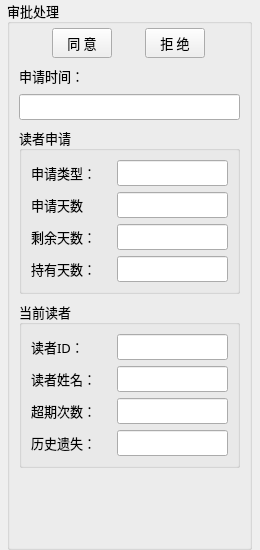
              <widget class="QWidget" name="widget_2" native="true">
               <property name="minimumSize">
                <size>
                 <width>260</width>
                 <height>0</height>
                </size>
               </property>
               <property name="maximumSize">
                <size>
                 <width>260</width>
                 <height>16777215</height>
                </size>
               </property>
               <layout class="QGridLayout" name="gridLayout_35">
                <property name="leftMargin">
                 <number>4</number>
                </property>
                <property name="topMargin">
                 <number>0</number>
                </property>
                <property name="rightMargin">
                 <number>4</number>
                </property>
                <property name="bottomMargin">
                 <number>0</number>
                </property>
                <property name="spacing">
                 <number>0</number>
                </property>
                <item row="0" column="0">
                 <widget class="QGroupBox" name="groupBox_applyBook_5">
                  <property name="minimumSize">
                   <size>
                    <width>245</width>
                    <height>0</height>
                   </size>
                  </property>
                  <property name="maximumSize">
                   <size>
                    <width>245</width>
                    <height>16777215</height>
                   </size>
                  </property>
                  <property name="font">
                   <font>
                    <family>微软雅黑</family>
                    <pointsize>10</pointsize>
                    <bold>false</bold>
                   </font>
                  </property>
                  <property name="title">
                   <string>审批处理</string>
                  </property>
                  <layout class="QGridLayout" name="gridLayout_34">
                   <property name="topMargin">
                    <number>0</number>
                   </property>
                   <property name="horizontalSpacing">
                    <number>0</number>
                   </property>
                   <property name="verticalSpacing">
                    <number>7</number>
                   </property>
                   <item row="3" column="0">
                    <widget class="QGroupBox" name="groupBox_2">
                     <property name="font">
                      <font>
                       <family>微软雅黑</family>
                       <pointsize>10</pointsize>
                       <bold>false</bold>
                      </font>
                     </property>
                     <property name="title">
                      <string>读者申请</string>
                     </property>
                     <layout class="QGridLayout" name="gridLayout_32">
                      <item row="0" column="0">
                       <widget class="QLabel" name="label_43">
                        <property name="minimumSize">
                         <size>
                          <width>80</width>
                          <height>22</height>
                         </size>
                        </property>
                        <property name="maximumSize">
                         <size>
                          <width>80</width>
                          <height>22</height>
                         </size>
                        </property>
                        <property name="text">
                         <string>申请类型：</string>
                        </property>
                       </widget>
                      </item>
                      <item row="0" column="1">
                       <widget class="QLineEdit" name="lineEdit_reviewApplyType">
                        <property name="minimumSize">
                         <size>
                          <width>0</width>
                          <height>26</height>
                         </size>
                        </property>
                        <property name="maximumSize">
                         <size>
                          <width>16777215</width>
                          <height>26</height>
                         </size>
                        </property>
                        <property name="font">
                         <font>
                          <family>微软雅黑</family>
                          <pointsize>10</pointsize>
                          <bold>false</bold>
                         </font>
                        </property>
                        <property name="text">
                         <string/>
                        </property>
                        <property name="readOnly">
                         <bool>true</bool>
                        </property>
                       </widget>
                      </item>
                      <item row="1" column="0">
                       <widget class="QLabel" name="label_46">
                        <property name="minimumSize">
                         <size>
                          <width>80</width>
                          <height>22</height>
                         </size>
                        </property>
                        <property name="maximumSize">
                         <size>
                          <width>80</width>
                          <height>22</height>
                         </size>
                        </property>
                        <property name="text">
                         <string>申请天数</string>
                        </property>
                       </widget>
                      </item>
                      <item row="1" column="1">
                       <widget class="QLineEdit" name="lineEdit_reviewApplyDay">
                        <property name="minimumSize">
                         <size>
                          <width>0</width>
                          <height>26</height>
                         </size>
                        </property>
                        <property name="maximumSize">
                         <size>
                          <width>16777215</width>
                          <height>26</height>
                         </size>
                        </property>
                        <property name="font">
                         <font>
                          <family>微软雅黑</family>
                          <pointsize>10</pointsize>
                          <bold>false</bold>
                         </font>
                        </property>
                        <property name="text">
                         <string/>
                        </property>
                        <property name="readOnly">
                         <bool>true</bool>
                        </property>
                       </widget>
                      </item>
                      <item row="2" column="0">
                       <widget class="QLabel" name="label_47">
                        <property name="minimumSize">
                         <size>
                          <width>80</width>
                          <height>22</height>
                         </size>
                        </property>
                        <property name="maximumSize">
                         <size>
                          <width>80</width>
                          <height>22</height>
                         </size>
                        </property>
                        <property name="text">
                         <string>剩余天数：</string>
                        </property>
                       </widget>
                      </item>
                      <item row="2" column="1">
                       <widget class="QLineEdit" name="lineEdit_reviewRemainderDay">
                        <property name="minimumSize">
                         <size>
                          <width>0</width>
                          <height>26</height>
                         </size>
                        </property>
                        <property name="maximumSize">
                         <size>
                          <width>16777215</width>
                          <height>26</height>
                         </size>
                        </property>
                        <property name="font">
                         <font>
                          <family>微软雅黑</family>
                          <pointsize>10</pointsize>
                          <bold>false</bold>
                         </font>
                        </property>
                        <property name="text">
                         <string/>
                        </property>
                        <property name="readOnly">
                         <bool>true</bool>
                        </property>
                       </widget>
                      </item>
                      <item row="3" column="0">
                       <widget class="QLabel" name="label_48">
                        <property name="minimumSize">
                         <size>
                          <width>80</width>
                          <height>22</height>
                         </size>
                        </property>
                        <property name="maximumSize">
                         <size>
                          <width>80</width>
                          <height>22</height>
                         </size>
                        </property>
                        <property name="text">
                         <string>持有天数：</string>
                        </property>
                       </widget>
                      </item>
                      <item row="3" column="1">
                       <widget class="QLineEdit" name="lineEdit_reviewHoldTimeDay">
                        <property name="minimumSize">
                         <size>
                          <width>0</width>
                          <height>26</height>
                         </size>
                        </property>
                        <property name="maximumSize">
                         <size>
                          <width>16777215</width>
                          <height>26</height>
                         </size>
                        </property>
                        <property name="font">
                         <font>
                          <family>微软雅黑</family>
                          <pointsize>10</pointsize>
                          <bold>false</bold>
                         </font>
                        </property>
                        <property name="text">
                         <string/>
                        </property>
                        <property name="readOnly">
                         <bool>true</bool>
                        </property>
                       </widget>
                      </item>
                     </layout>
                    </widget>
                   </item>
                   <item row="5" column="0">
                    <spacer name="verticalSpacer_7">
                     <property name="orientation">
                      <enum>Qt::Vertical</enum>
                     </property>
                     <property name="sizeType">
                      <enum>QSizePolicy::Maximum</enum>
                     </property>
                     <property name="sizeHint" stdset="0">
                      <size>
                       <width>20</width>
                       <height>30</height>
                      </size>
                     </property>
                    </spacer>
                   </item>
                   <item row="4" column="0">
                    <widget class="QGroupBox" name="groupBox">
                     <property name="font">
                      <font>
                       <family>微软雅黑</family>
                       <pointsize>10</pointsize>
                       <bold>false</bold>
                      </font>
                     </property>
                     <property name="title">
                      <string>当前读者</string>
                     </property>
                     <layout class="QGridLayout" name="gridLayout_31">
                      <item row="0" column="0">
                       <widget class="QLabel" name="label_40">
                        <property name="minimumSize">
                         <size>
                          <width>80</width>
                          <height>22</height>
                         </size>
                        </property>
                        <property name="maximumSize">
                         <size>
                          <width>80</width>
                          <height>22</height>
                         </size>
                        </property>
                        <property name="text">
                         <string>读者ID：</string>
                        </property>
                       </widget>
                      </item>
                      <item row="0" column="1">
                       <widget class="QLineEdit" name="lineEdit_reviewReaderId">
                        <property name="minimumSize">
                         <size>
                          <width>0</width>
                          <height>26</height>
                         </size>
                        </property>
                        <property name="maximumSize">
                         <size>
                          <width>16777215</width>
                          <height>26</height>
                         </size>
                        </property>
                        <property name="font">
                         <font>
                          <family>微软雅黑</family>
                          <pointsize>10</pointsize>
                          <bold>false</bold>
                         </font>
                        </property>
                        <property name="text">
                         <string/>
                        </property>
                        <property name="readOnly">
                         <bool>true</bool>
                        </property>
                       </widget>
                      </item>
                      <item row="1" column="0">
                       <widget class="QLabel" name="label_39">
                        <property name="minimumSize">
                         <size>
                          <width>80</width>
                          <height>22</height>
                         </size>
                        </property>
                        <property name="maximumSize">
                         <size>
                          <width>80</width>
                          <height>22</height>
                         </size>
                        </property>
                        <property name="text">
                         <string>读者姓名：</string>
                        </property>
                       </widget>
                      </item>
                      <item row="1" column="1">
                       <widget class="QLineEdit" name="lineEdit_reviewReaderName">
                        <property name="minimumSize">
                         <size>
                          <width>0</width>
                          <height>26</height>
                         </size>
                        </property>
                        <property name="maximumSize">
                         <size>
                          <width>16777215</width>
                          <height>26</height>
                         </size>
                        </property>
                        <property name="font">
                         <font>
                          <family>微软雅黑</family>
                          <pointsize>10</pointsize>
                          <bold>false</bold>
                         </font>
                        </property>
                        <property name="text">
                         <string/>
                        </property>
                        <property name="readOnly">
                         <bool>true</bool>
                        </property>
                       </widget>
                      </item>
                      <item row="2" column="0">
                       <widget class="QLabel" name="label_44">
                        <property name="minimumSize">
                         <size>
                          <width>80</width>
                          <height>22</height>
                         </size>
                        </property>
                        <property name="maximumSize">
                         <size>
                          <width>80</width>
                          <height>22</height>
                         </size>
                        </property>
                        <property name="text">
                         <string>超期次数：</string>
                        </property>
                       </widget>
                      </item>
                      <item row="2" column="1">
                       <widget class="QLineEdit" name="lineEdit_reviewOverdueNum">
                        <property name="minimumSize">
                         <size>
                          <width>0</width>
                          <height>26</height>
                         </size>
                        </property>
                        <property name="maximumSize">
                         <size>
                          <width>16777215</width>
                          <height>26</height>
                         </size>
                        </property>
                        <property name="font">
                         <font>
                          <family>微软雅黑</family>
                          <pointsize>10</pointsize>
                          <bold>false</bold>
                         </font>
                        </property>
                        <property name="text">
                         <string/>
                        </property>
                        <property name="readOnly">
                         <bool>true</bool>
                        </property>
                       </widget>
                      </item>
                      <item row="3" column="0">
                       <widget class="QLabel" name="label_45">
                        <property name="minimumSize">
                         <size>
                          <width>80</width>
                          <height>22</height>
                         </size>
                        </property>
                        <property name="maximumSize">
                         <size>
                          <width>80</width>
                          <height>22</height>
                         </size>
                        </property>
                        <property name="text">
                         <string>历史遗失：</string>
                        </property>
                       </widget>
                      </item>
                      <item row="3" column="1">
                       <widget class="QLineEdit" name="lineEdit_reviewTotalLossNum">
                        <property name="minimumSize">
                         <size>
                          <width>0</width>
                          <height>26</height>
                         </size>
                        </property>
                        <property name="maximumSize">
                         <size>
                          <width>16777215</width>
                          <height>26</height>
                         </size>
                        </property>
                        <property name="font">
                         <font>
                          <family>微软雅黑</family>
                          <pointsize>10</pointsize>
                          <bold>false</bold>
                         </font>
                        </property>
                        <property name="text">
                         <string/>
                        </property>
                        <property name="readOnly">
                         <bool>true</bool>
                        </property>
                       </widget>
                      </item>
                     </layout>
                    </widget>
                   </item>
                   <item row="0" column="0">
                    <layout class="QGridLayout" name="gridLayout_33">
                     <property name="topMargin">
                      <number>4</number>
                     </property>
                     <item row="0" column="0">
                      <widget class="QPushButton" name="btn_reviewBookAgree">
                       <property name="minimumSize">
                        <size>
                         <width>60</width>
                         <height>30</height>
                        </size>
                       </property>
                       <property name="maximumSize">
                        <size>
                         <width>60</width>
                         <height>30</height>
                        </size>
                       </property>
                       <property name="text">
                        <string>同 意</string>
                       </property>
                      </widget>
                     </item>
                     <item row="0" column="1">
                      <widget class="QPushButton" name="btn_reviewBookRefuse">
                       <property name="minimumSize">
                        <size>
                         <width>60</width>
                         <height>30</height>
                        </size>
                       </property>
                       <property name="maximumSize">
                        <size>
                         <width>60</width>
                         <height>30</height>
                        </size>
                       </property>
                       <property name="text">
                        <string>拒 绝</string>
                       </property>
                      </widget>
                     </item>
                    </layout>
                   </item>
                   <item row="1" column="0">
                    <widget class="QLabel" name="label_85">
                     <property name="minimumSize">
                      <size>
                       <width>80</width>
                       <height>22</height>
                      </size>
                     </property>
                     <property name="maximumSize">
                      <size>
                       <width>80</width>
                       <height>22</height>
                      </size>
                     </property>
                     <property name="text">
                      <string>申请时间：</string>
                     </property>
                    </widget>
                   </item>
                   <item row="2" column="0">
                    <widget class="QLineEdit" name="lineEdit_reviewApplyDate">
                     <property name="minimumSize">
                      <size>
                       <width>0</width>
                       <height>26</height>
                      </size>
                     </property>
                     <property name="maximumSize">
                      <size>
                       <width>16777215</width>
                       <height>26</height>
                      </size>
                     </property>
                     <property name="font">
                      <font>
                       <family>微软雅黑</family>
                       <pointsize>10</pointsize>
                       <bold>false</bold>
                      </font>
                     </property>
                     <property name="text">
                      <string/>
                     </property>
                     <property name="readOnly">
                      <bool>true</bool>
                     </property>
                    </widget>
                   </item>
                   <item row="6" column="0">
                    <spacer name="verticalSpacer_11">
                     <property name="orientation">
                      <enum>Qt::Vertical</enum>
                     </property>
                     <property name="sizeHint" stdset="0">
                      <size>
                       <width>20</width>
                       <height>40</height>
                      </size>
                     </property>
                    </spacer>
                   </item>
                  </layout>
                 </widget>
                </item>
               </layout>
              </widget>
